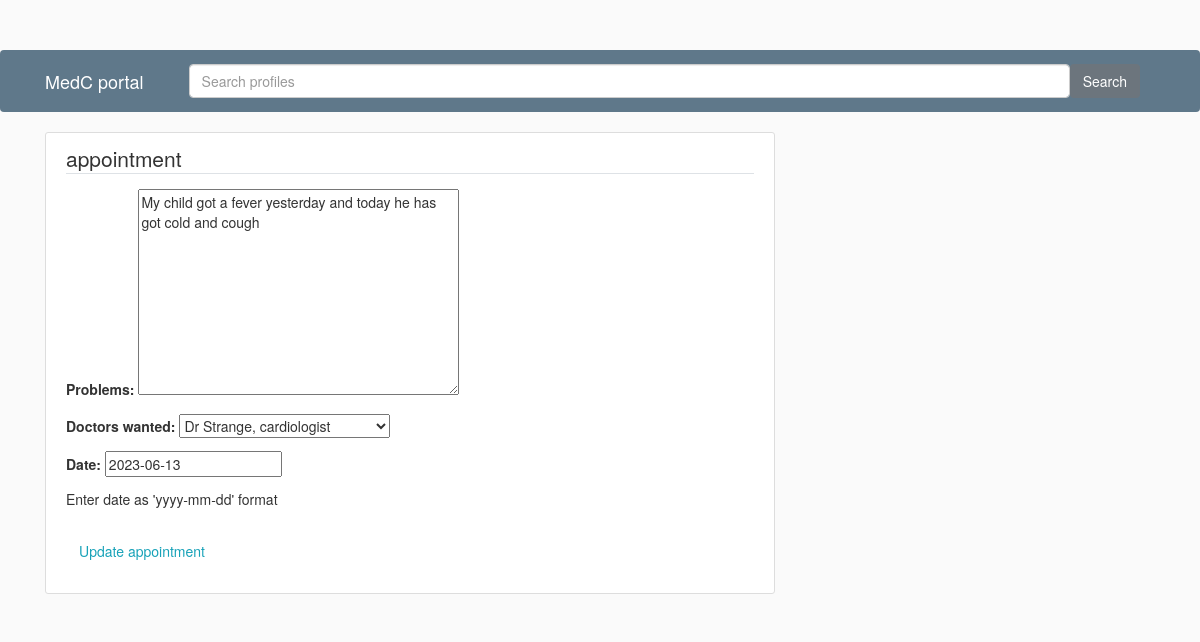
The app's page /appointment/3/update/, older data.
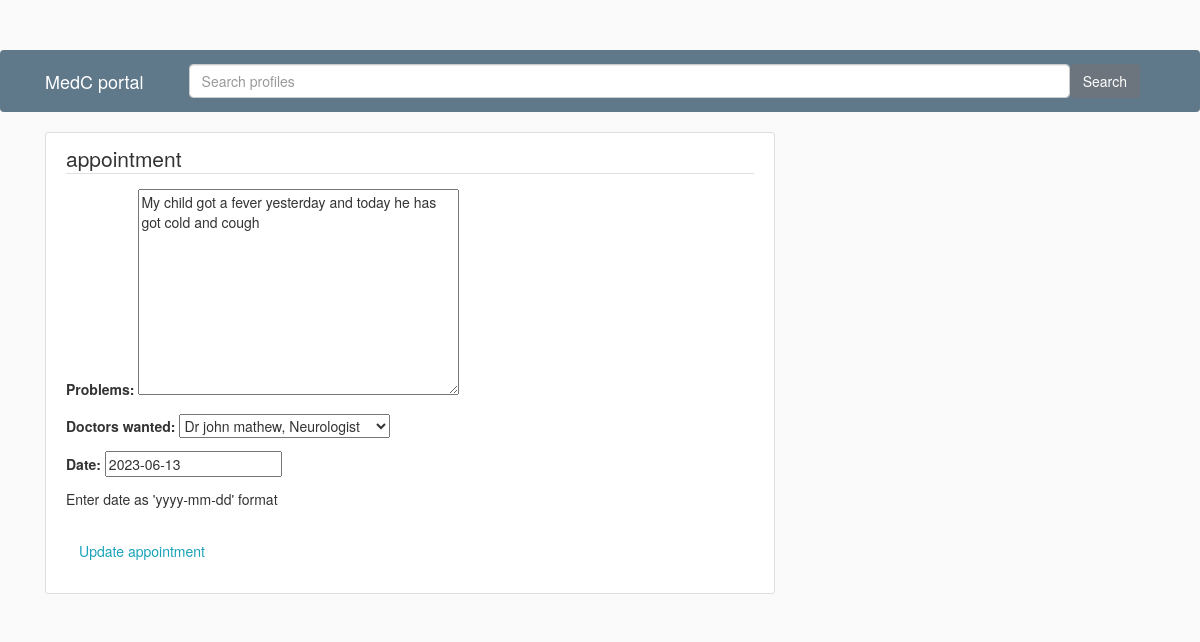
The same page, newer data.
### users/models.py (models this page shows, shortened)
class Appointment(models.Model):
    patient_name = models.ForeignKey(User, on_delete=models.CASCADE)
    problems = models.TextField()
    doctors_wanted = models.ForeignKey(Doctor, on_delete=models.CASCADE)
    CHOICES = (
        ('Approved', 'Approved'),
        ('Denied', 'Denied'),
    )
    status = models.CharField(max_length=50, default='pending',choices=CHOICES )
    date = models.DateField(null=True, default=None)
    prescription = models.TextField(default ='--no prescription uploaded yet--')

### users/views.py (the view)
# urls.py: path('appointment/<int:pk>/update/', views.appointment_update, name='appointment-update'),
def appointment_update(request, pk):
    appointment = get_object_or_404(Appointment, pk=pk)
    if request.method == 'POST':
        form = AppointmentUpdateForm(request.POST, instance=appointment)
        if form.is_valid():
            form.save()
            messages.success(request, f'Your Appointment has been successfully updated! ')
            return redirect('patient-home')
    else:
        form = AppointmentUpdateForm(instance=appointment)
    return render(request, 'users/appointment_update.html', {'form': form})

### users/forms.py
class AppointmentUpdateForm(forms.ModelForm):
    class Meta:
        model = Appointment
        fields = ['problems', 'doctors_wanted', 'date']

### users/models.py (called while the page is built)
    def __str__(self):
        return f'{self.doctor_name}, {self.specialization}'

### users/templates/users/appointment_update.html (shortened to what this page needs)
{% extends "users/base.html" %}
{% block content %}
    <div class="content-section">
      <form method="POST">
        <fieldset class="form-group">
          <legend class="border-bottom mb-4">appointment</legend>
          {{form.as_p}}
          <p>Enter date as 'yyyy-mm-dd' format </p>
        </fieldset>
        <div class="form-group">
          <button class="btn btn-outline-info" type="submit">Update appointment</button>
        </div>
      </form>
    </div>
{% endblock content %}

Row changes from the older to the newer data that the page shows:
changed Appointment "My child got a fever yesterday and today he has got cold and cough": doctors_wanted "Dr Strange, cardiologist" → "Dr john mathew, Neurologist"
